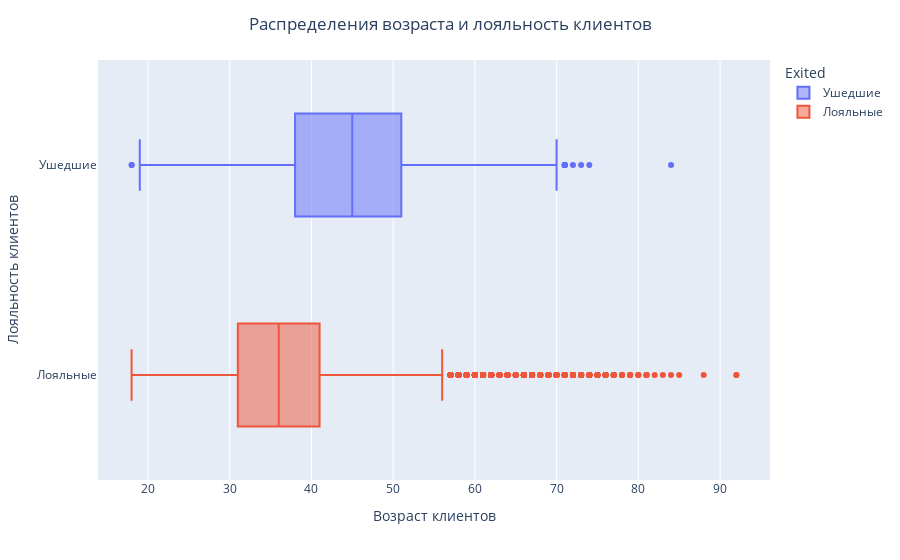

Source (notebook cell):
### Markdown cell above
+ ЗАДАНИЯ

9.4. Посмотрите на распределение возраста в разрезе признака оттока. В какой группе больше потенциальных выбросов? На какую возрастную категорию клиентов стоит обратить внимание банку?

### Code cell
churn_temp=churn_data.copy()
# Именуем данные
churn_temp['Exited']=churn_temp['Exited'].astype('category')
churn_temp['Exited']=churn_temp['Exited'].cat.rename_categories({1:'Ушедшие', 0: 'Лояльные'})

# Коробочный
fig = px.box(
    churn_temp,
    x='Age',
    y='Exited',
    color='Exited',    
).update_layout( 
 title={"text": "Распределения возраста и лояльность клиентов", "x": 0.5},
 yaxis_title="Лояльность клиентов",xaxis_title='Возраст клиентов'
)
fig.show()

### Figure 1 — Plotly figure (JSON) as saved in the notebook; plotly's stock layout.template omitted (floating-point values rounded to 4 significant figures; data arrays with more than 128 entries replaced by an {"elided": "..."} marker saying what was removed)
{"data": [{"alignmentgroup": "True", "hovertemplate": "Exited=%{y}<br>Age=%{x}<extra></extra>", "legendgroup": "Ушедшие", "marker": {"color": "#636efa"}, "name": "Ушедшие", "notched": false, "offsetgroup": "Ушедшие", "orientation": "h", "showlegend": true, "type": "box", "x": {"elided": "2037 int values"}, "x0": " ", "xaxis": "x", "y": {"elided": "2037 str values"}, "y0": " ", "yaxis": "y"}, {"alignmentgroup": "True", "hovertemplate": "Exited=%{y}<br>Age=%{x}<extra></extra>", "legendgroup": "Лояльные", "marker": {"color": "#EF553B"}, "name": "Лояльные", "notched": false, "offsetgroup": "Лояльные", "orientation": "h", "showlegend": true, "type": "box", "x": {"elided": "7963 int values"}, "x0": " ", "xaxis": "x", "y": {"elided": "7963 str values"}, "y0": " ", "yaxis": "y"}], "layout": {"boxmode": "overlay", "legend": {"title": {"text": "Exited"}, "tracegroupgap": 0}, "margin": {"t": 60}, "title": {"text": "Распределения возраста и лояльность клиентов", "x": 0.5}, "xaxis": {"anchor": "y", "domain": [0, 1], "title": {"text": "Возраст клиентов"}}, "yaxis": {"anchor": "x", "categoryarray": ["Лояльные", "Ушедшие"], "categoryorder": "array", "domain": [0, 1], "title": {"text": "Лояльность клиентов"}}}}
